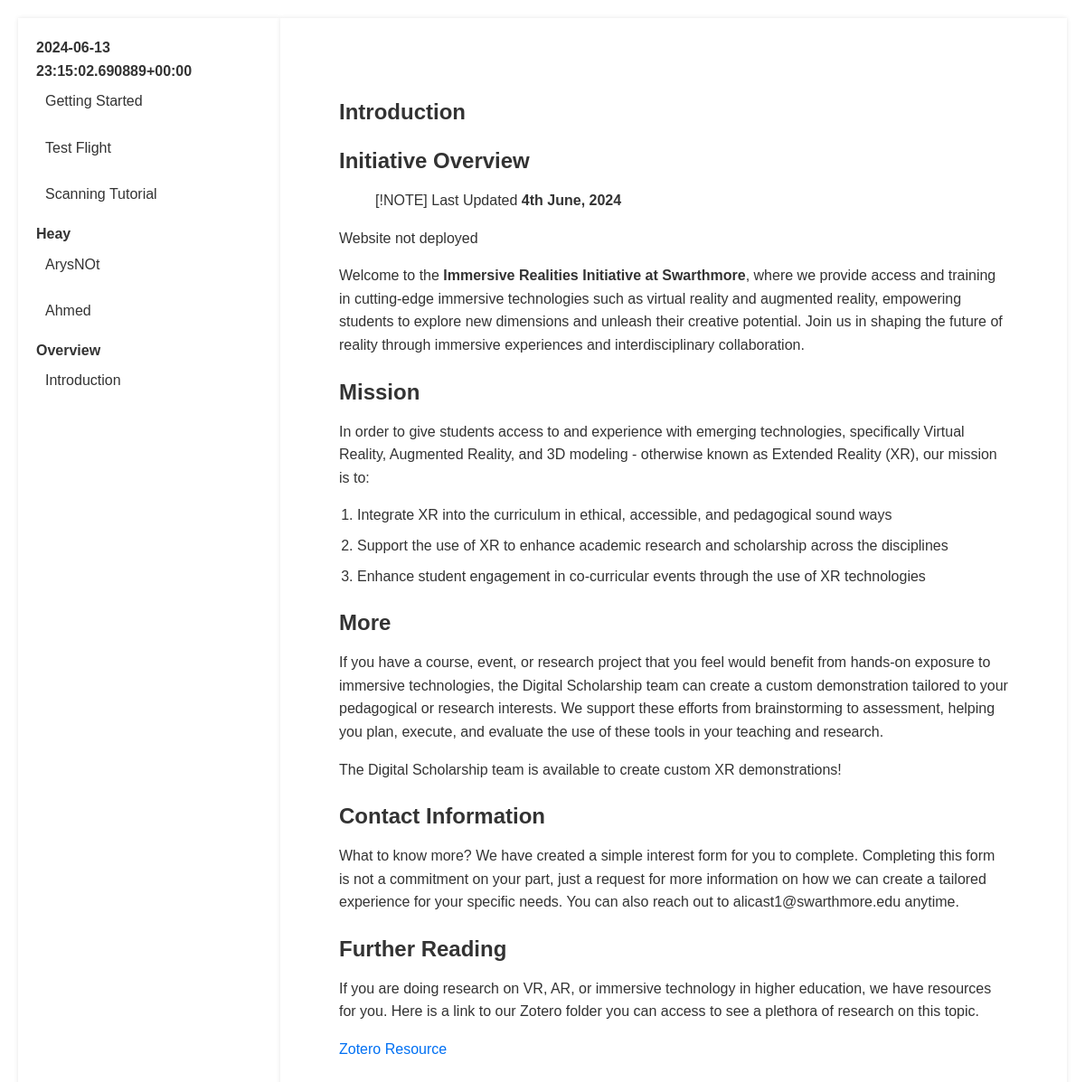
Page /document/introduction/ on the committed database.
### documentation/models.py (models this page shows, shortened)
class Document(models.Model):
    title = models.CharField(max_length=200)
    content = models.TextField()
    category = models.CharField(max_length=100)
    slug = models.SlugField(unique=True)
    def get_absolute_url(self):
        return reverse('document_detail', args=[self.slug])

### documentation/views.py (the view)
# urls.py: path('document/<slug:slug>/', views.document_detail, name='document_detail'),
def document_detail(request, slug):
    document = get_object_or_404(Document, slug=slug)
    md = markdown.Markdown(extensions=[makeExtension()])
    document.content = md.convert(document.content)
    sidebar_data = get_sidebar_data()
    return render(request, 'documentation/document_detail.html', {
        'document': document,
        'sidebar_data': sidebar_data,
    })

### documentation/markdown_extensions.py (called while the page is built)
def makeExtension(**kwargs):
    return ContainerExtension(**kwargs)

    def run(self, lines):
        text = "\n".join(lines)
        def repl(m):
            css_class = m.group(1)
            content = m.group(2)
            return f'<div class="{css_class}">{markdown.markdown(content)}</div>'
        text = self.RE.sub(repl, text)
        return text.split("\n")

    def extendMarkdown(self, md):
        md.preprocessors.register(ContainerPreprocessor(md), 'container', 25)

### documentation/views.py (called while the page is built)
def get_sidebar_data():
    categories = Document.objects.values_list('category', flat=True).distinct()
    sidebar_data = {}
    for category in categories:
        documents = Document.objects.filter(category=category)
        sidebar_data[category] = list(documents)
    return sidebar_data

### documentation/templates/documentation/document_detail.html
{% extends 'documentation/base.html' %}
{% block content %}
<article class="markdown-body">
    <h1>{{ document.title }}</h1>
    <div class="document-content">
        {{ document.content|safe }}
    </div>
</article>
{% endblock %}

### documentation/templates/documentation/base.html (shortened to what this page needs)
{% load static %}
<!DOCTYPE html>
<html lang="en">
<head>
    <link rel="stylesheet" href="{% static 'documentation/styles.css' %}">
    <link rel="stylesheet" href="https://cdnjs.cloudflare.com/ajax/libs/github-markdown-css/4.0.0/github-markdown.min.css">
</head>
<body>
    <div class="container">
        <div class="sidebar">
            <ul>
                {% for category, documents in sidebar_data.items %}
                    <li>
                        <strong>{{ category }}</strong>
                        <ul>
                            {% for document in documents %}
                                <li><a href="{{ document.get_absolute_url }}">{{ document.title }}</a></li>
                            {% endfor %}
                        </ul>
                    </li>
                {% endfor %}
            </ul>
        </div>
        <div class="content">
            {% block content %}{% endblock %}
        </div>
    </div>
</body>
</html>

### documentation/static/documentation/styles.css (style rules this page uses)
body { font-family: 'Arial', sans-serif; line-height: 1.6; color: #333; margin: 0; padding: 0; background-color: #1C1C1C; }
a { color: #0070f3; text-decoration: none; }
.container { display: flex; max-width: 1200px; margin: 0 auto; padding: 20px; background-color: #fff; }
.sidebar { width: 250px; padding: 20px; background-color: #fff; box-shadow: 0 0 5px rgba(0,0,0,0.1); }
.sidebar ul { list-style-type: none; padding: 0; margin: 0; }
.sidebar ul li { margin-bottom: 10px; }
.sidebar ul li a { display: block; padding: 8px 10px; border-radius: 4px; color: #333; transition: background-color 0.3s ease; }
.content { flex: 1; padding: 20px; background-color: #fff; box-shadow: 0 0 5px rgba(0,0,0,0.1); }
.markdown-body { box-sizing: border-box; min-width: 200px; max-width: 100%; margin: 0 auto; padding: 45px; }
.markdown-body h1, .markdown-body h2, .markdown-body h3, .markdown-body h4, .markdown-body h5, .markdown-body h6 { margin-top: 24px; margin-bottom: 16px; font-weight: 600; line-height: 1.25; }
.markdown-body p { margin-top: 0; margin-bottom: 16px; }
.markdown-body ul, .markdown-body ol { margin-top: 0; margin-bottom: 16px; padding-left: 20px; }
.markdown-body li { margin-bottom: 8px; }

### rows in the picture
Document: category "2024-06-13 23:15:02.690889+00:00", title "Getting Started"
Document: title "Test Flight"
Document: title "Scanning Tutorial"
Document: category "Heay", title "ArysNOt"
Document: title "Ahmed"
Document: category "Overview", title "Introduction", content "Initiative Overview [!NOTE] Last Updated 4th June, 2024 Website not deployed Welcome to the Immersive Realities Initiative at Swarthmore , where we provide access and training in cutting-edge immersive technologies such as virtual reality and augmented reality, empowering students to explore new dimensions and unleash their creative potential. Join us in shaping the future of reality through immersive experiences and interdisciplinary collaboration. Mission In order to give students access to and experience with emerging technologies, specifically Virtual Reality, Augmented Reality, and 3D modeling - otherwise known as Extended Reality (XR), our mission is to: Integrate XR into the…"
